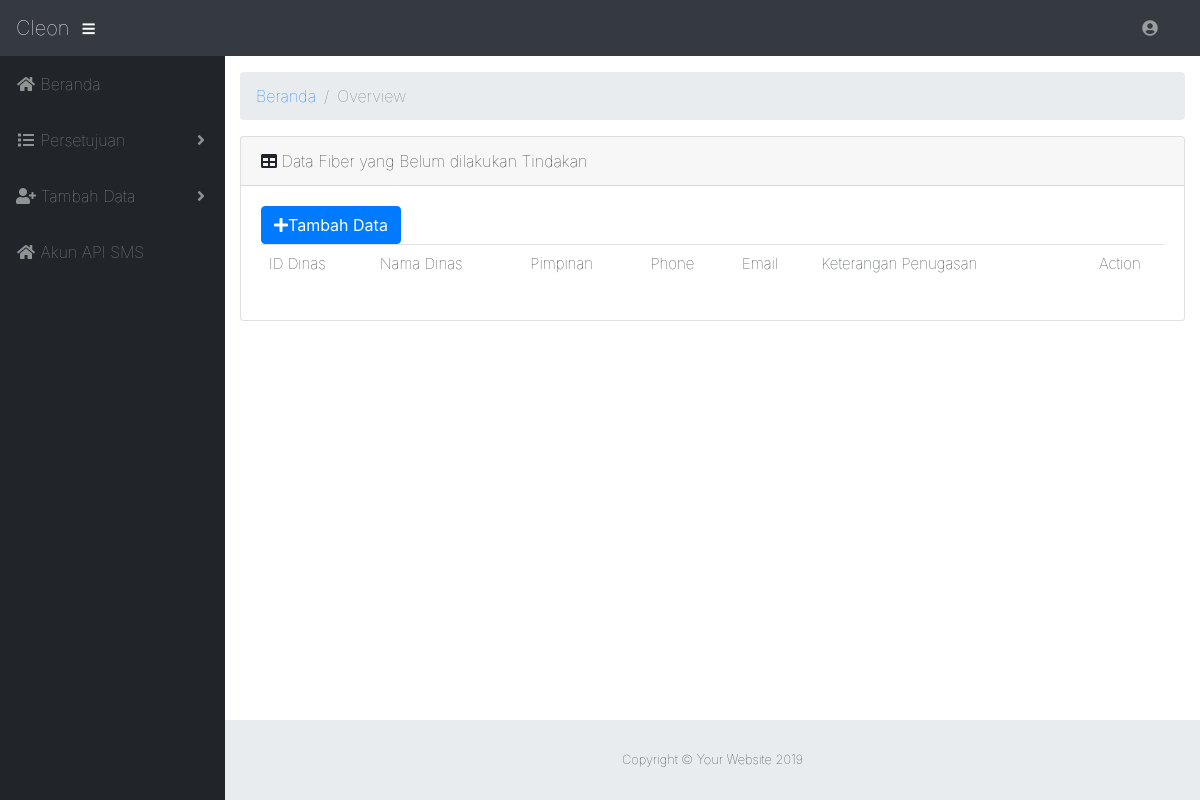
The page /admin/tambah_dinas.php (signed in) on the database as committed earlier.
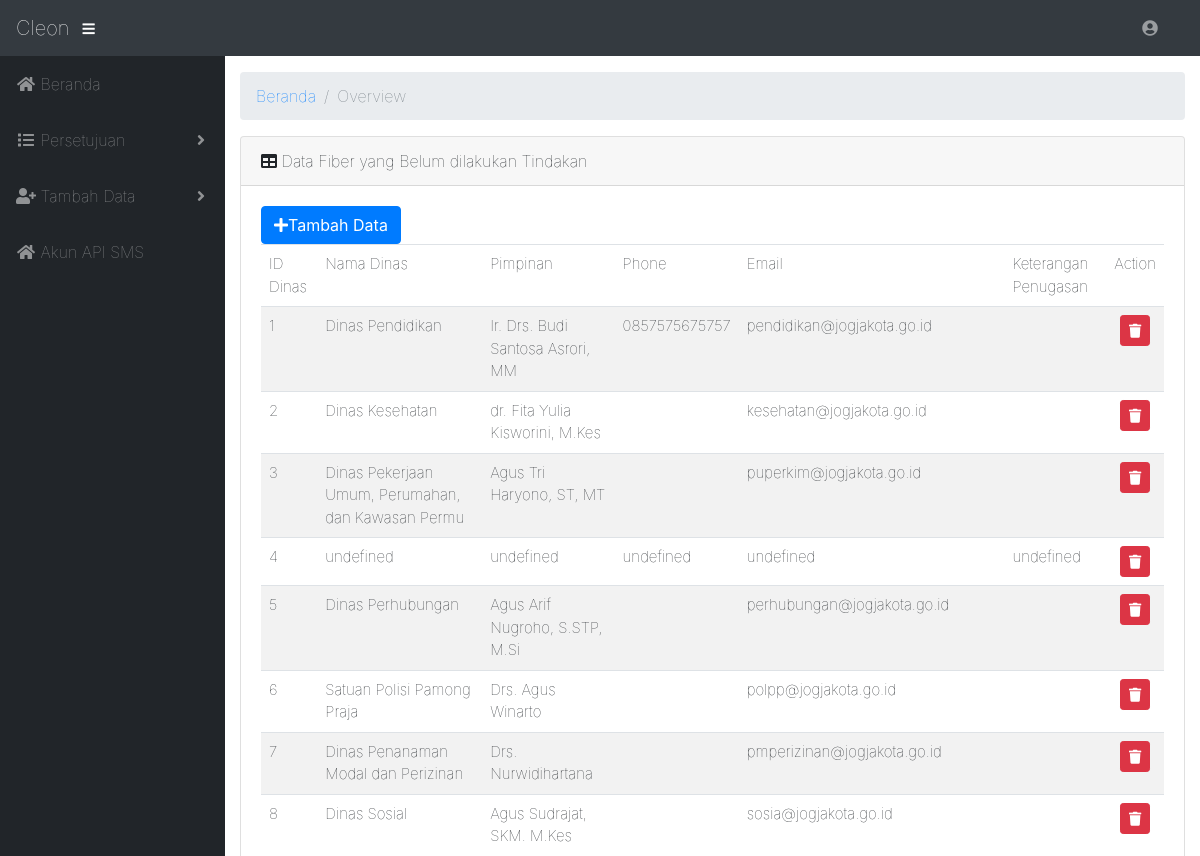
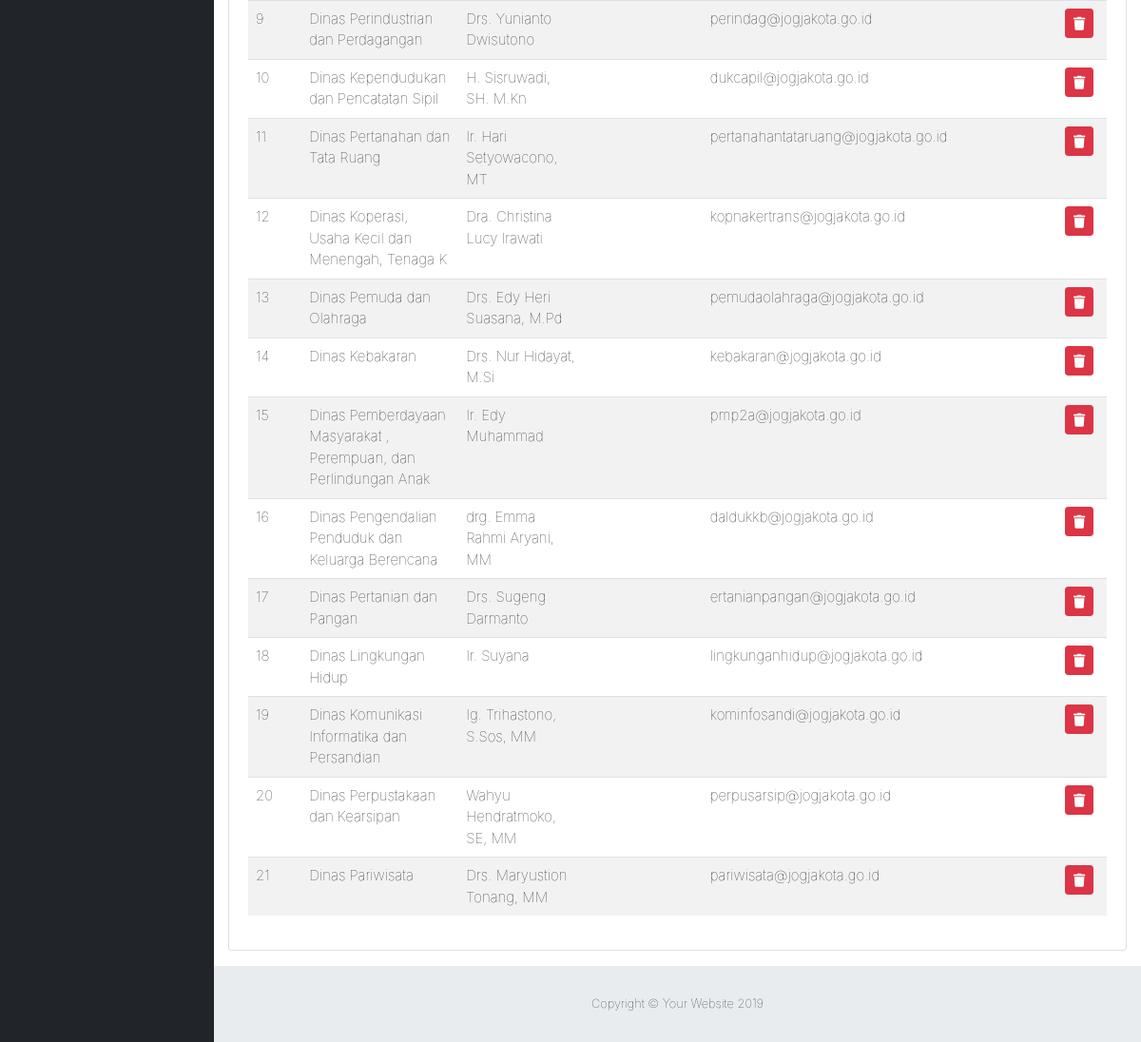
The same page on the database as committed later (2 pictures, top to bottom).
### tables this page shows
CREATE TABLE `tb_dinas` (
  `id_dinas` int(11) NOT NULL,
  `nama_dinas` varchar(100) NOT NULL,
  `pimpinan` varchar(50) NOT NULL,
  `phone` varchar(14) NOT NULL,
  `email` varchar(50) NOT NULL,
  `keterangan_penugasan` text NOT NULL
);

### admin/tambah_dinas.php (the view, shortened to what this page needs)
<?php include '../koneksi/koneksi.php';
  $pengawas = mysqli_query($config,"SELECT * FROM tb_dinas");
?>
<!DOCTYPE html>
<html lang="en">
<?php include 'view/head.php'; ?>
<body id="page-top">
<?php include 'view/navbar.php'; ?>
  <div id="wrapper">
    <?php include 'view/sidebar.php'; ?>
    <div id="content-wrapper">
      <div class="container-fluid">
        <ol class="breadcrumb">
          <li class="breadcrumb-item">
            <a href="index.php">Beranda</a>
          </li>
          <li class="breadcrumb-item active">Overview</li>
        </ol>
        <div class="card mb-3">
          <div class="card-header">
            <i class="fas fa-table"></i>
            Data Fiber yang Belum dilakukan Tindakan</div>
          <div class="card-body">
            <div class="table-responsive">
              <button class="btn btn-primary" id="tambah-pengawas"><i class="fas fa-plus"></i>Tambah Data</button>
        </br><table class="table table-striped" id="dataTable" width="100%" cellspacing="0">
                <thead>
                  <tr>
                    <td>ID Dinas</td>
                    <td>Nama Dinas</td>
                    <td>Pimpinan</td>
                    <td>Phone</td>
                    <td>Email</td>
                    <td>Keterangan Penugasan</td>
                    <td><center>Action</center></td>
                  </tr>
                </thead>
                <tbody>
                  <?php
                  $no=1;
                    while($data = mysqli_fetch_array($pengawas)){
                  ?>
                  <tr id="<?php echo $data['id_dinas'] ?>" class="edit_tr">
                  <td class="edit_td">
                    <?php echo $no++ ?>
                  </td>
                  <td>
                    <span id="nama_dinas_<?php echo $data['id_dinas']; ?>" class="text"><?php echo $data['nama_dinas']; ?></span>
                  </td>
                  <td>
                     <span id="pimpinan_<?php echo $data['id_dinas']; ?>" class="text"><?php echo $data['pimpinan']; ?></span>
                  </td>
                  <td>
                     <span id="phone_<?php echo $data['id_dinas']; ?>" class="text"><?php echo $data['phone']; ?></span>
                  </td>
                  <td>
                     <span id="email_<?php echo $data['id_dinas']; ?>" class="text"><?php echo $data['email']; ?></span>
                  </td>
                  <td>
                     <span id="keterangan_penugasan_<?php echo $data['id_dinas']; ?>" class="text"><?php echo $data['keterangan_penugasan']; ?></span>
                  </td>
                    <td><center><a href="../aksi/admin/hapus_data_dinas.php?id=<?php echo $data['id_dinas'];?>" class="btn btn-danger btn-sm"><i class="fas fa-trash"></i></a></center></td>
                  </tr>
                  <?php
                    }
                  ?>
                </tbody>
              </table>
            </div>
          </div>
        </div>
      <?php include 'view/footer.php'; ?>
    </div>
  </div>
</body>
</html>

Rows that differ between the two databases and show on the page:
added tb_dinas: nama_dinas "Dinas Pendidikan", pimpinan "Ir. Drs. Budi Santosa Asrori, MM", phone "0857575675757", email "pendidikan@jogjakota.go.id"
added tb_dinas: nama_dinas "Dinas Kesehatan", pimpinan "dr. Fita Yulia Kisworini, M.Kes", email "kesehatan@jogjakota.go.id"
added tb_dinas: nama_dinas "Dinas Pekerjaan Umum, Perumahan, dan Kawasan Permu", pimpinan "Agus Tri Haryono, ST, MT", email "puperkim@jogjakota.go.id"
added tb_dinas: nama_dinas "undefined", pimpinan "undefined", phone "undefined", email "undefined", keterangan_penugasan "undefined"
added tb_dinas: nama_dinas "Dinas Perhubungan", pimpinan "Agus Arif Nugroho, S.STP, M.Si", email "perhubungan@jogjakota.go.id"
added tb_dinas: nama_dinas "Satuan Polisi Pamong Praja", pimpinan "Drs. Agus Winarto", email "polpp@jogjakota.go.id"
added tb_dinas: nama_dinas "Dinas Penanaman Modal dan Perizinan", pimpinan "Drs. Nurwidihartana", email "pmperizinan@jogjakota.go.id"
added tb_dinas: nama_dinas "Dinas Sosial", pimpinan "Agus Sudrajat, SKM. M.Kes", email "sosia@jogjakota.go.id"
added tb_dinas: nama_dinas "Dinas Perindustrian dan Perdagangan", pimpinan "Drs. Yunianto Dwisutono", email "perindag@jogjakota.go.id"
added tb_dinas: nama_dinas "Dinas Kependudukan dan Pencatatan Sipil", pimpinan "H. Sisruwadi, SH. M.Kn", email "dukcapil@jogjakota.go.id"
added tb_dinas: nama_dinas "Dinas Pertanahan dan Tata Ruang", pimpinan "Ir. Hari Setyowacono, MT", email "pertanahantataruang@jogjakota.go.id"
added tb_dinas: nama_dinas "Dinas Koperasi, Usaha Kecil dan Menengah, Tenaga K", pimpinan "Dra. Christina Lucy Irawati", email "kopnakertrans@jogjakota.go.id"
added tb_dinas: nama_dinas "Dinas Pemuda dan Olahraga", pimpinan "Drs. Edy Heri Suasana, M.Pd", email "pemudaolahraga@jogjakota.go.id"
added tb_dinas: nama_dinas "Dinas Kebakaran", pimpinan "Drs. Nur Hidayat, M.Si", email "kebakaran@jogjakota.go.id"
added tb_dinas: nama_dinas "Dinas Pemberdayaan Masyarakat , Perempuan, dan Perlindungan Anak", pimpinan "Ir. Edy Muhammad", email "pmp2a@jogjakota.go.id"
added tb_dinas: nama_dinas "Dinas Pengendalian Penduduk dan Keluarga Berencana", pimpinan "drg. Emma Rahmi Aryani, MM", email "daldukkb@jogjakota.go.id"
added tb_dinas: nama_dinas "Dinas Pertanian dan Pangan", pimpinan "Drs. Sugeng Darmanto", email "ertanianpangan@jogjakota.go.id"
added tb_dinas: nama_dinas "Dinas Lingkungan Hidup", pimpinan "Ir. Suyana", email "lingkunganhidup@jogjakota.go.id"
added tb_dinas: nama_dinas "Dinas Komunikasi Informatika dan Persandian", pimpinan "Ig. Trihastono, S.Sos, MM", email "kominfosandi@jogjakota.go.id"
added tb_dinas: nama_dinas "Dinas Perpustakaan dan Kearsipan", pimpinan "Wahyu Hendratmoko, SE, MM", email "perpusarsip@jogjakota.go.id"
added tb_dinas: nama_dinas "Dinas Pariwisata", pimpinan "Drs. Maryustion Tonang, MM", email "pariwisata@jogjakota.go.id"
